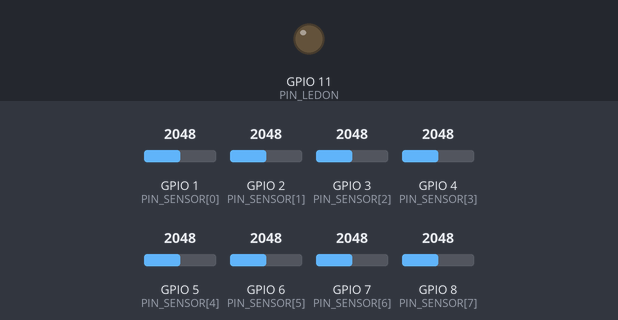
This sketch was run on a simulated ESP32-S3. Parts: output pins drawn as LEDs (lit = HIGH). The inputs (shaded band) are chosen by the test bench; at power-on: GPIO 1 (PIN_SENSOR[0]) = 2048, GPIO 2 (PIN_SENSOR[1]) = 2048, GPIO 3 (PIN_SENSOR[2]) = 2048, GPIO 4 (PIN_SENSOR[3]) = 2048, GPIO 5 (PIN_SENSOR[4]) = 2048, GPIO 6 (PIN_SENSOR[5]) = 2048, GPIO 7 (PIN_SENSOR[6]) = 2048, GPIO 8 (PIN_SENSOR[7]) = 2048 (analog values on the 0–4095 scale). What the sketch prints to the serial monitor is not drawn.

Above: at 1.2 s.
1.3 s: GPIO 1 (PIN_SENSOR[0]) set to 1038
2.8 s: GPIO 1 (PIN_SENSOR[0]) set to 967
4.8 s: GPIO 2 (PIN_SENSOR[1]) set to 1045
7.8 s: GPIO 2 (PIN_SENSOR[1]) set to 941
11.3 s: GPIO 3 (PIN_SENSOR[2]) set to 1031
12.8 s: GPIO 3 (PIN_SENSOR[2]) set to 933
Timing chart, 0 to 15.7 s (numbered marks = the images above; inputs shaded):
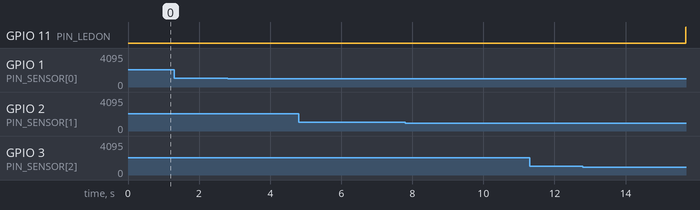

The sketch:

poc_sensor.ino
```cpp
// PoC sensor: 8 QTR-8A-sensoren onafhankelijk uitlezen (geen kalibratie/normalisatie).
// Per sensor 2 metingen: IR-leds aan en uit. Verschil = reflectie zonder omgevingslicht.
// Volledig ADC-bereik: 12 bit, 11 dB demping (0..~3,1 V), zelfde voeding als de QTR (3,3 V).
#include "board.h"

void setup() {
  Serial.begin(115200);
  pinMode(PIN_LEDON, OUTPUT);
  analogReadResolution(12);
  analogSetAttenuation(ADC_11db);
}

void leesAlles(uint16_t *waarden) {
  for (int i = 0; i < 8; i++) waarden[i] = analogRead(PIN_SENSOR[i]);
}

void loop() {
  uint16_t aan[8], uit[8];
  digitalWrite(PIN_LEDON, HIGH); delayMicroseconds(200); leesAlles(aan);
  digitalWrite(PIN_LEDON, LOW);  delayMicroseconds(200); leesAlles(uit);

  // QTR: meer reflectie (wit) = lagere spanning. Zwart = hoog.
  for (int i = 0; i < 8; i++) {
    int verschil = (int)uit[i] - (int)aan[i];
    Serial.printf("S%d:%4d/%4d(%5d)  ", i + 1, aan[i], uit[i], verschil);
  }
  Serial.println();
  delay(100);
}
```

board.h
```cpp
// board.h - hardwarelaag linefollower (ESP32-S3 devkit N8R2, plan B gaatjesprint)
// Pinverdeling = KiCad-schema "technische tekeningen/elektronisch/kicad" + bedradingslijst.md.
// Wissel je ooit naar het backupbord (ATmega32U4), dan verandert enkel dit bestand.
#pragma once
#include <Arduino.h>

// --- QTR-8A sensorarray (ADC1, werkt ook met wifi aan) ---
static const uint8_t PIN_SENSOR[8] = {1, 2, 3, 4, 5, 6, 7, 8};
static const uint8_t PIN_LEDON     = 11;   // IR-leds van de QTR aan/uit

// --- Batterijmeting: deler 100k / 33k ---
static const uint8_t PIN_VBAT      = 9;
static const float   VBAT_DELER    = (100.0f + 33.0f) / 33.0f;  // 8,4 V -> 2,08 V

// --- TB6612FNG ---
static const uint8_t PIN_PWMA = 12, PIN_AIN1 = 13, PIN_AIN2 = 14;   // motor links
static const uint8_t PIN_PWMB = 15, PIN_BIN1 = 16, PIN_BIN2 = 17;   // motor rechts
static const uint8_t PIN_STBY = 18;                                 // laag = motoren uit
static const uint32_t PWM_FREQ = 20000;  // 20 kHz: niet hoorbaar
static const uint8_t  PWM_BITS = 10;     // 0..1023
static const int      PWM_MAX  = (1 << PWM_BITS) - 1;

// --- Encoders (Hall, 7 PPR op de motoras) ---
static const uint8_t PIN_ENC_L_A = 39, PIN_ENC_L_B = 40;
static const uint8_t PIN_ENC_R_A = 41, PIN_ENC_R_B = 42;

// --- Bediening en weergave ---
static const uint8_t PIN_BTN = 21;   // start/stop naar GND, interne pull-up
static const uint8_t PIN_RGB = 48;   // ingebouwde RGB-led van de devkit (= RGB_BUILTIN; op sommige klonen 38)
```
